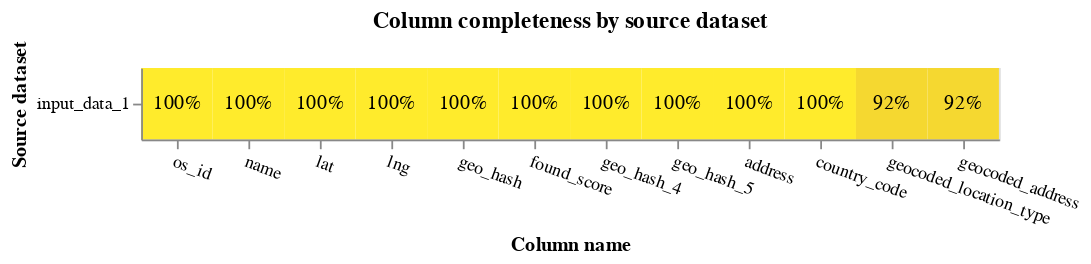

Notebook cell for this chart:
### Markdown cell above
### 4. Profile completeness of the data

### Code cell
from splink.exploratory import completeness_chart
from splink import DuckDBAPI

completeness_chart(locs_df, db_api=DuckDBAPI())

### Figure 1 — Vega-Lite specification as saved in the notebook (floating-point values rounded to 4 significant figures)
{"config": {"view": {"continuousWidth": 400, "continuousHeight": 300}}, "layer": [{"mark": "rect", "encoding": {"color": {"field": "completeness", "legend": null, "scale": {"scheme": "darkred", "zero": true}, "type": "quantitative"}, "tooltip": [{"field": "source_dataset", "title": "Source dataset", "type": "nominal"}, {"field": "total_rows_inc_nulls", "format": ",", "title": "# of records", "type": "quantitative"}, {"field": "column_name", "title": "Column name", "type": "nominal"}, {"field": "total_null_rows", "format": ",", "title": "# of nulls", "type": "quantitative"}, {"field": "completeness", "format": ".1%", "type": "quantitative"}], "x": {"axis": {"labelAngle": 20}, "field": "column_name", "sort": {"field": "mean_comp", "order": "descending"}, "title": "Column name", "type": "nominal"}, "y": {"field": "source_dataset", "title": "Source dataset", "type": "nominal"}}, "title": "Column completeness by source dataset", "transform": [{"joinaggregate": [{"op": "mean", "field": "completeness", "as": "mean_comp"}], "groupby": ["column_name"]}]}, {"mark": {"type": "text"}, "encoding": {"color": {"condition": {"test": "datum['completeness'] < 0.5", "value": "white"}, "value": "black"}, "text": {"field": "completeness", "format": ".0%", "type": "quantitative"}, "x": {"axis": {"labelAngle": 0}, "field": "column_name", "sort": {"field": "mean_comp", "order": "descending"}, "type": "nominal"}, "y": {"field": "source_dataset", "type": "nominal"}}, "transform": [{"joinaggregate": [{"op": "mean", "field": "completeness", "as": "mean_comp"}], "groupby": ["column_name"]}]}], "data": {"name": "data-bbeb880275ce0f0b2ff88f51cb5ba8ad"}, "height": {"step": 40}, "width": {"step": 40}, "$schema": "https://vega.github.io/schema/vega-lite/v5.9.3.json", "datasets": {"data-bbeb880275ce0f0b2ff88f51cb5ba8ad": [{"source_dataset": "input_data_1", "column_name": "os_id", "total_null_rows": 0, "total_rows_inc_nulls": 1118341, "completeness": 1.0}, {"source_dataset": "input_data_1", "column_name": "name", "total_null_rows": 0, "total_rows_inc_nulls": 1118341, "completeness": 1.0}, {"source_dataset": "input_data_1", "column_name": "address", "total_null_rows": 2, "total_rows_inc_nulls": 1118341, "completeness": 1.0}, {"source_dataset": "input_data_1", "column_name": "lat", "total_null_rows": 0, "total_rows_inc_nulls": 1118341, "completeness": 1.0}, {"source_dataset": "input_data_1", "column_name": "lng", "total_null_rows": 0, "total_rows_inc_nulls": 1118341, "completeness": 1.0}, {"source_dataset": "input_data_1", "column_name": "geo_hash", "total_null_rows": 0, "total_rows_inc_nulls": 1118341, "completeness": 1.0}, {"source_dataset": "input_data_1", "column_name": "country_code", "total_null_rows": 10, "total_rows_inc_nulls": 1118341, "completeness": 1.0}, {"source_dataset": "input_data_1", "column_name": "found_score", "total_null_rows": 0, "total_rows_inc_nulls": 1118341, "completeness": 1.0}, {"source_dataset": "input_data_1", "column_name": "geocoded_location_type", "total_null_rows": 91231, "total_rows_inc_nulls": 1118341, "completeness": 0.9184}, {"source_dataset": "input_data_1", "column_name": "geocoded_address", "total_null_rows": 91231, "total_rows_inc_nulls": 1118341, "completeness": 0.9184}, {"source_dataset": "input_data_1", "column_name": "geo_hash_4", "total_null_rows": 0, "total_rows_inc_nulls": 1118341, "completeness": 1.0}, {"source_dataset": "input_data_1", "column_name": "geo_hash_5", "total_null_rows": 0, "total_rows_inc_nulls": 1118341, "completeness": 1.0}]}}
